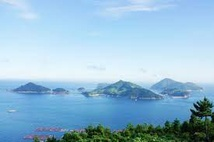
#> input picture ocean_n15.jpg, 214 x 142 px, shrunk from 275 x 183 before the run, given in place of haechi.jpg, which was not available
$ jupyter execute --allow-errors Untitled4.ipynb   (shell and % lines are left out)
#> lines starting #> are read from the running program, lines starting #| are printed output that depends on the picture; pictures that were not available may be replaced by others from this repository, and a replacement may not be noted
[cell 1]
import cv2
from matplotlib import pyplot as plt

img = cv2.imread('haechi.jpg', 0)
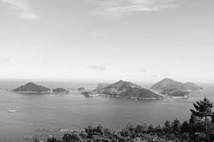
#> img: shape (142, 214); min 1, max 247, mean 178.4
img = img
hist = cv2.calcHist([img], [0], None, [256], [0,255])
#> hist = 256 values, max 607 at index 237, min 0 at index 0, mean 118.7
plt.subplot(2,1,1),plt.imshow(img)
plt.subplot(2,1,2),plt.plot(hist)
plt.xlim([0,255])
plt.show()
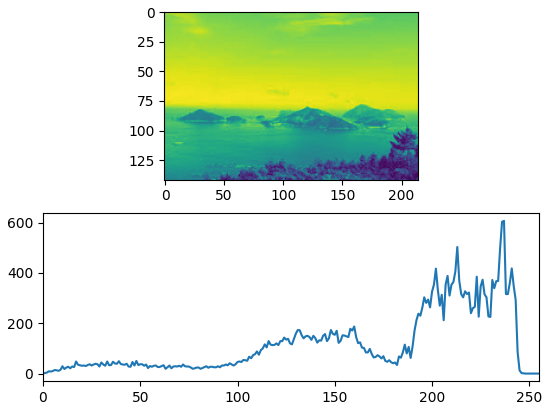
#> figure drawn by matplotlib, 2 panels; panel 2: curve peaks at x = 237, y = 607

[cell 2]
# 그레이스케일 영상 불러오기
src = cv2.imread('haechi.jpg', cv2.IMREAD_GRAYSCALE)

if src is None:
    print('Image load failed!')
    sys.exit()

dst = cv2.add(src, 100)
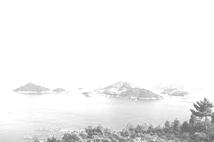
#> dst: shape (142, 214); min 101, max 255, mean 239.9

# np기능 이용
# .을 붙여서 실수로 만들기, np.unit8로 부호없는 정수로 변환
#dst = np.clip(src + 100., 0, 255).astype(np.uint8)

cv2.imshow('src', src)
cv2.imshow('dst', dst)
cv2.waitKey()

# 컬러 영상 불러오기
src = cv2.imread('lenna.bmp')
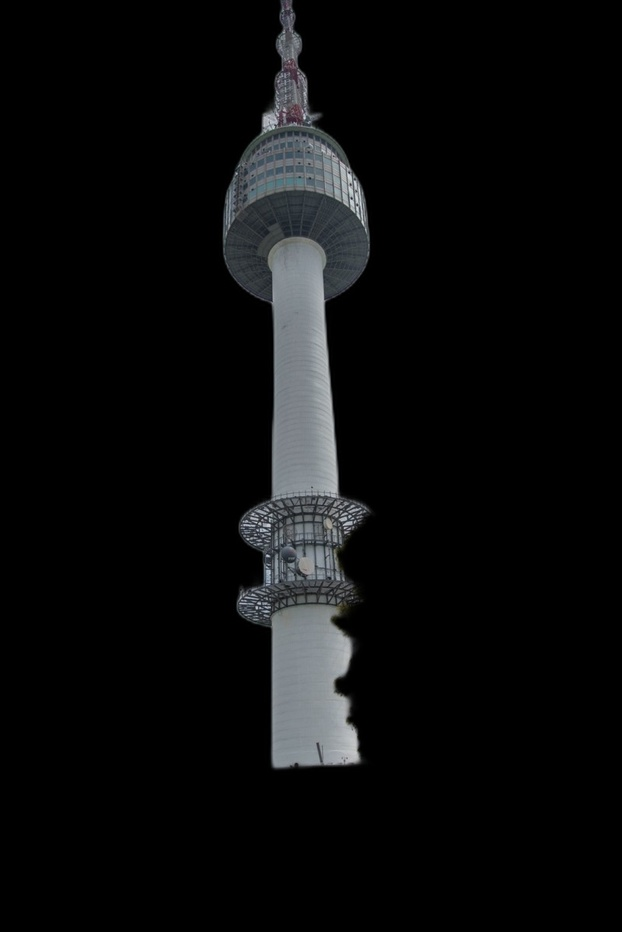
#> input picture re.jpg, 622 x 932 px, shrunk from 800 x 1198 before the run, given in place of lenna.bmp, which was not available
#> src is the input picture: shape (932, 622, 3); mean B, G, R 11.9, 11.4, 10.8

if src is None:
    print('Image load failed!')
    sys.exit()

dst = cv2.add(src, (100, 100, 100, 0))
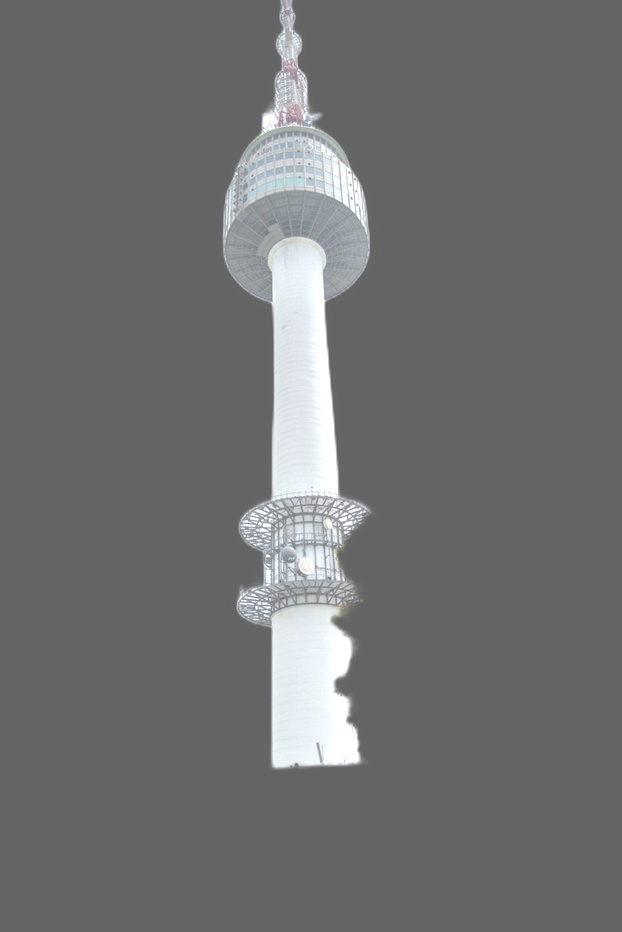
#> dst: shape (932, 622, 3); mean B, G, R 111.7, 111.3, 110.7
#dst = np.clip(src + 100., 0, 255).astype(np.uint8)

cv2.imshow('src', src)
cv2.imshow('dst', dst)
cv2.waitKey()

cv2.destroyAllWindows()

[cell 3]
from rembg import remove
import cv2

input_path = '/home/ubuntu/hachi/h_1.jpg'
output_path = '/home/ubuntu/hachi/h_1output.jpg'

input = cv2.imread(input_path)
#> (the rest of this cell did not finish here and is left out)

[cell 4]
import cv2
from matplotlib import pyplot as plt
import numpy as np
from PIL import Image##import 모듈


img = cv2.imread('cubalto/ada.jpg', cv2.IMREAD_COLOR)   # 사진임포트
img5 = cv2.imread('cubalto/nam.jpg')
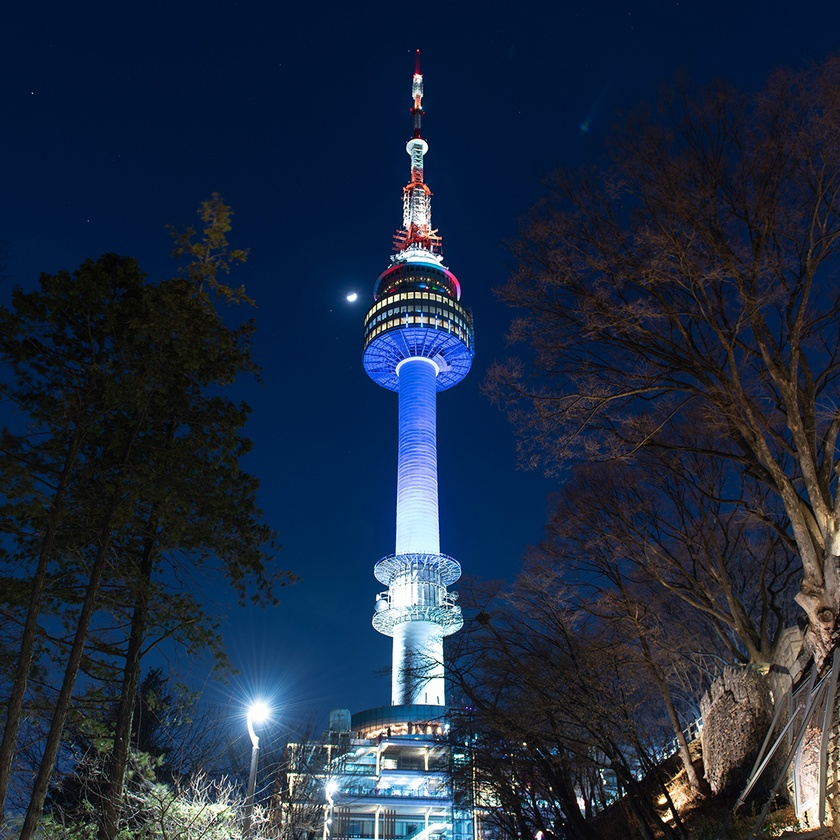
#> input picture nam.jpg, 840 x 840 px, shrunk from 1080 x 1080 before the run, found by its file name
#> img5 is the input picture: shape (840, 840, 3); mean B, G, R 63.7, 43, 29.4
  # bgr rgb로변경
#> (the rest of this cell did not finish here and is left out)

[cell 5]
import cv2
import numpy as np

img1 = cv2.imread('cubalto/ada.jpg')
img2 = cv2.imread('cubalto/nam.jpg')
#> (the rest of this cell did not finish here and is left out)

[cell 6]
from rembg import remove

[cell 7]
import cv2
background = cv2.imread('field.jpg')
overlay = cv2.imread('dice.png')
added_image = cv2.addWeighted(background,0.4,overlay,0.1,0)
cv2.imwrite('combined.png', added_image)
#> Out = True
